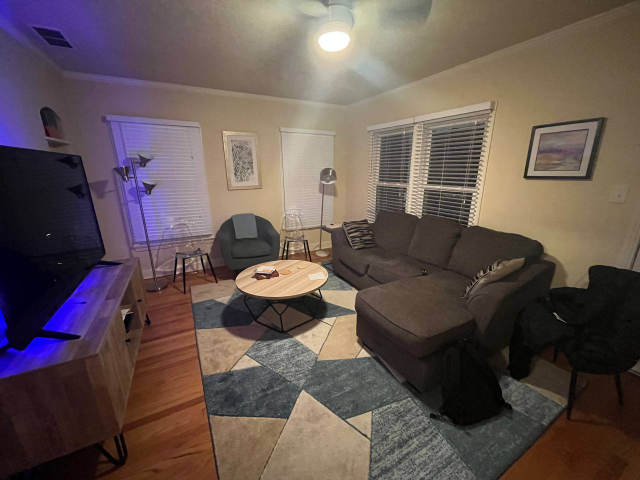
#> input picture fisheye_photo.jpg, 1280 x 960 px (shown at 1/2 size)
$ python main.py
#> lines starting #> are read from the running program, lines starting #| are printed output that depends on the picture; after the words box and inside, x2 and y2 are one past the last pixel; in counts of white or black regions, pixels touching at a corner belong together
import cv2
import numpy as np

# Load fisheye photo
img = cv2.imread('fisheye_photo.jpg')
#> img is the input picture: shape (960, 1280, 3); mean B, G, R 82, 85.5, 100

# Define camera calibration parameters
K = np.array([[1000, 0, 320], [0, 1000, 240], [0, 0, 1]], dtype=np.float32)
D = np.array([0.01, 0.01, 0, 0], dtype=np.float32)

# Undistort fisheye image to cylindrical image
img_cyl = cv2.fisheye.undistortImage(img, K, D, Knew=K)
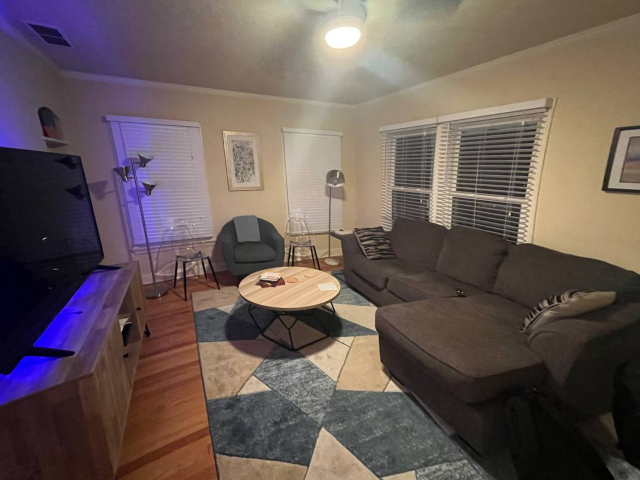
#> img_cyl: shape (960, 1280, 3) (shown at 1/2 size); mean B, G, R 86.6, 89.7, 103.9

# Convert cylindrical image to perspective image
height, width = img_cyl.shape[:2]
#> height = 960; width = 1280
fov = 180
f = 0.5 * width / np.tan(fov * np.pi / 360)
#> f = 3.92e-14
K_persp = np.array([[f, 0, width/2], [0, f, height/2], [0, 0, 1]])
R = np.eye(3)
T = np.array([0, 0, f])
#> T = [0, 0, 3.92e-14]
# Define the perspective transformation matrix
P = np.array([[1, 0, 0], [0, 1, 0], [0, 0, 1]], dtype=np.float32)
# Apply the perspective transformation
img_persp = cv2.warpPerspective(img_cyl, P, (width, height), flags=cv2.INTER_LINEAR)

# Create distance grid
grid_size = 10  # in meters
grid_step = 100  # in pixels
for i in range(grid_step, height, grid_step):
    cv2.putText(img_persp, f'{i//grid_step*grid_size}m', (10, i), cv2.FONT_HERSHEY_SIMPLEX, 0.5, (0, 255, 0), 2)
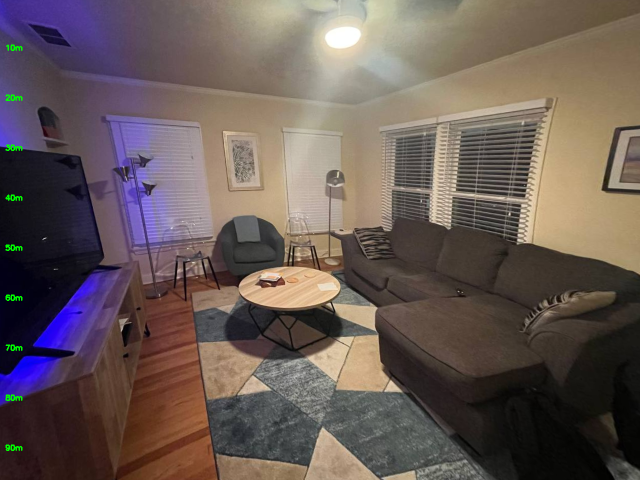
#> img_persp: shape (960, 1280, 3) (shown at 1/2 size); 0.19% of pixels changed, all inside (x1, y1, x2, y2) = (11, 89, 45, 902)
for j in range(grid_step, width, grid_step):
    cv2.putText(img_persp, f'{j//grid_step*grid_size}m', (j, height-10), cv2.FONT_HERSHEY_SIMPLEX, 0.5, (0, 255, 0), 2)
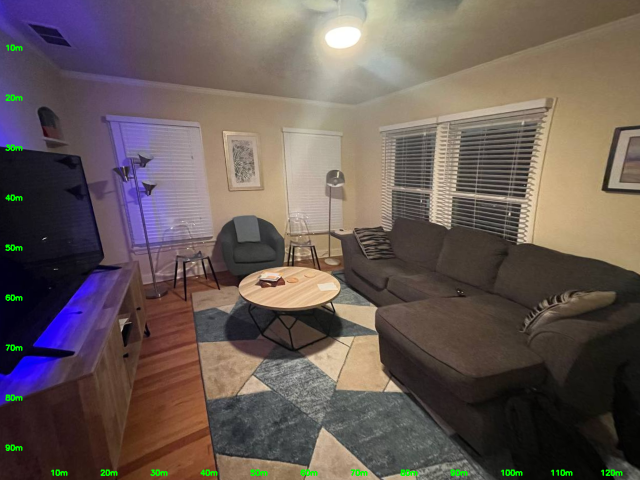
#> img_persp: shape (960, 1280, 3) (shown at 1/2 size); 0.26% of pixels changed, all inside (x1, y1, x2, y2) = (102, 939, 1245, 952)

# Overlay distance grid onto perspective image
alpha = 0.5
overlay = img_persp.copy()
cv2.rectangle(overlay, (0, 0), (width, height), (0, 0, 255), -1)
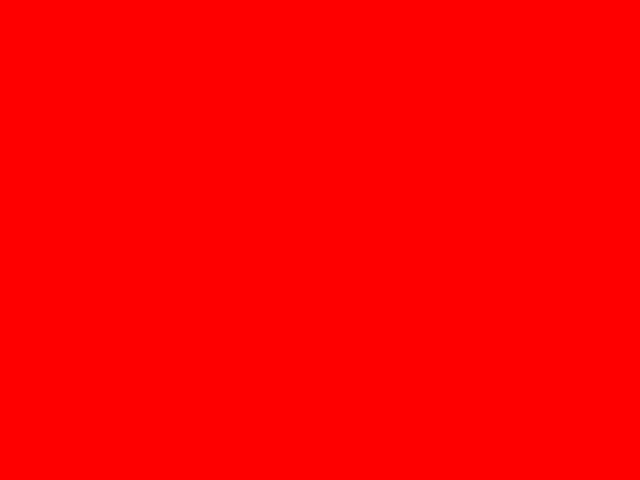
#> overlay: shape (960, 1280, 3) (shown at 1/2 size); mean B, G, R 0, 0, 255
img_persp = cv2.addWeighted(overlay, alpha, img_persp, 1 - alpha, 0)
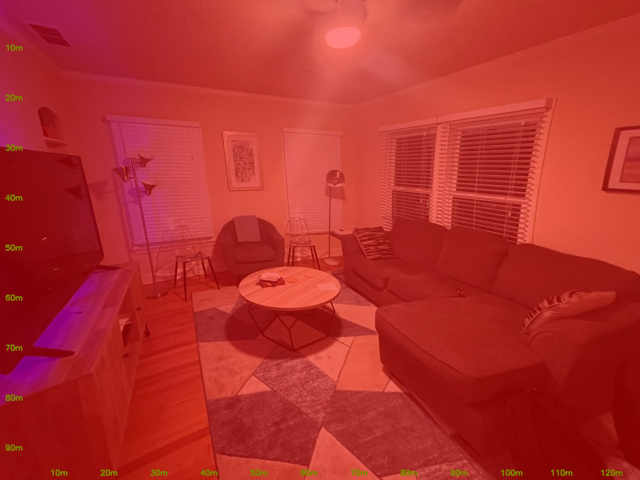
#> img_persp: shape (960, 1280, 3) (shown at 1/2 size); mean B, G, R 43.2, 45.3, 179.3

# Display or save resulting image
cv2.imshow('Distance Grid', img_persp)
cv2.waitKey(0)
cv2.destroyAllWindows()
